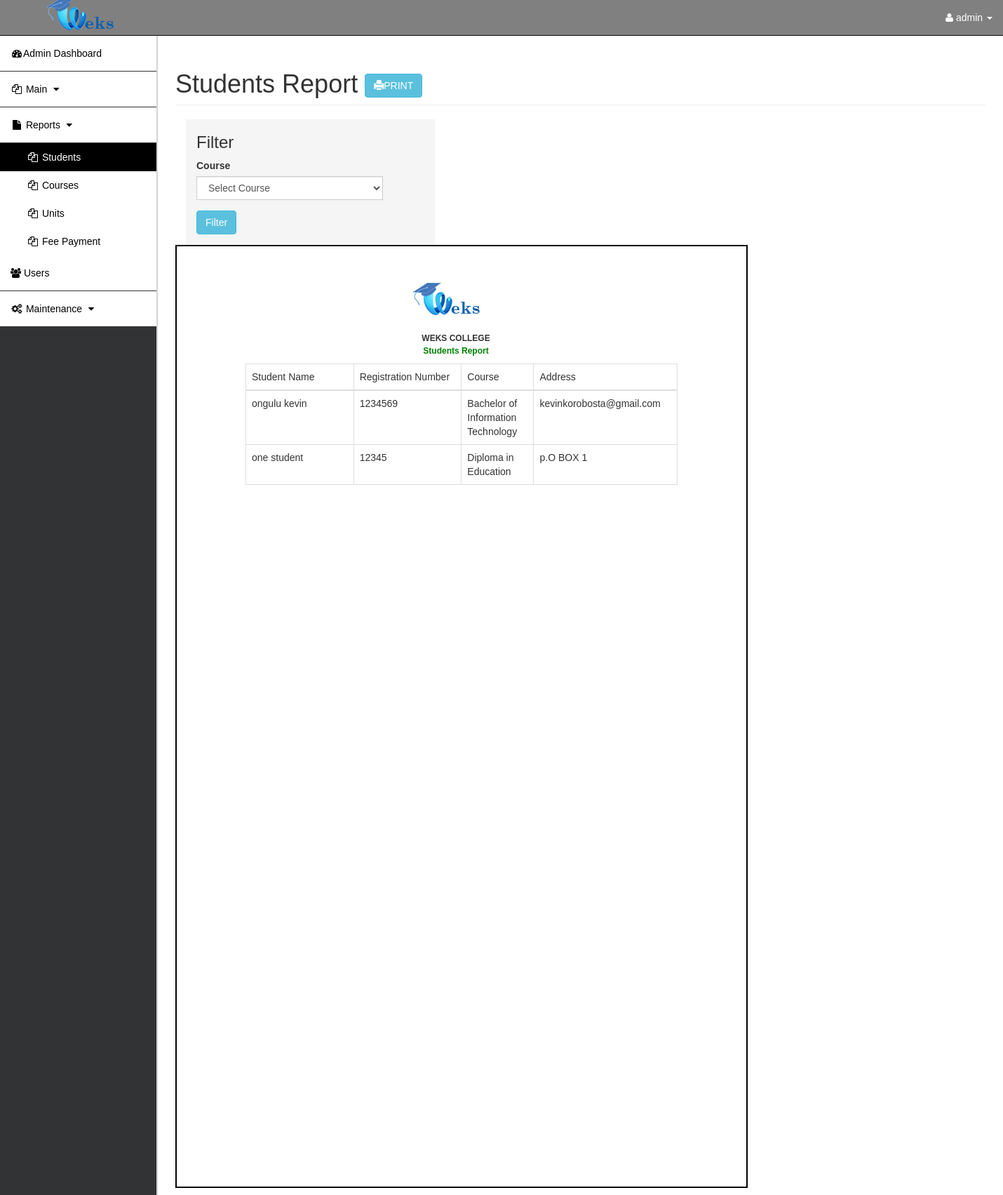
/rms.php?page=students_report (signed in), run on an earlier commit of the app's database.
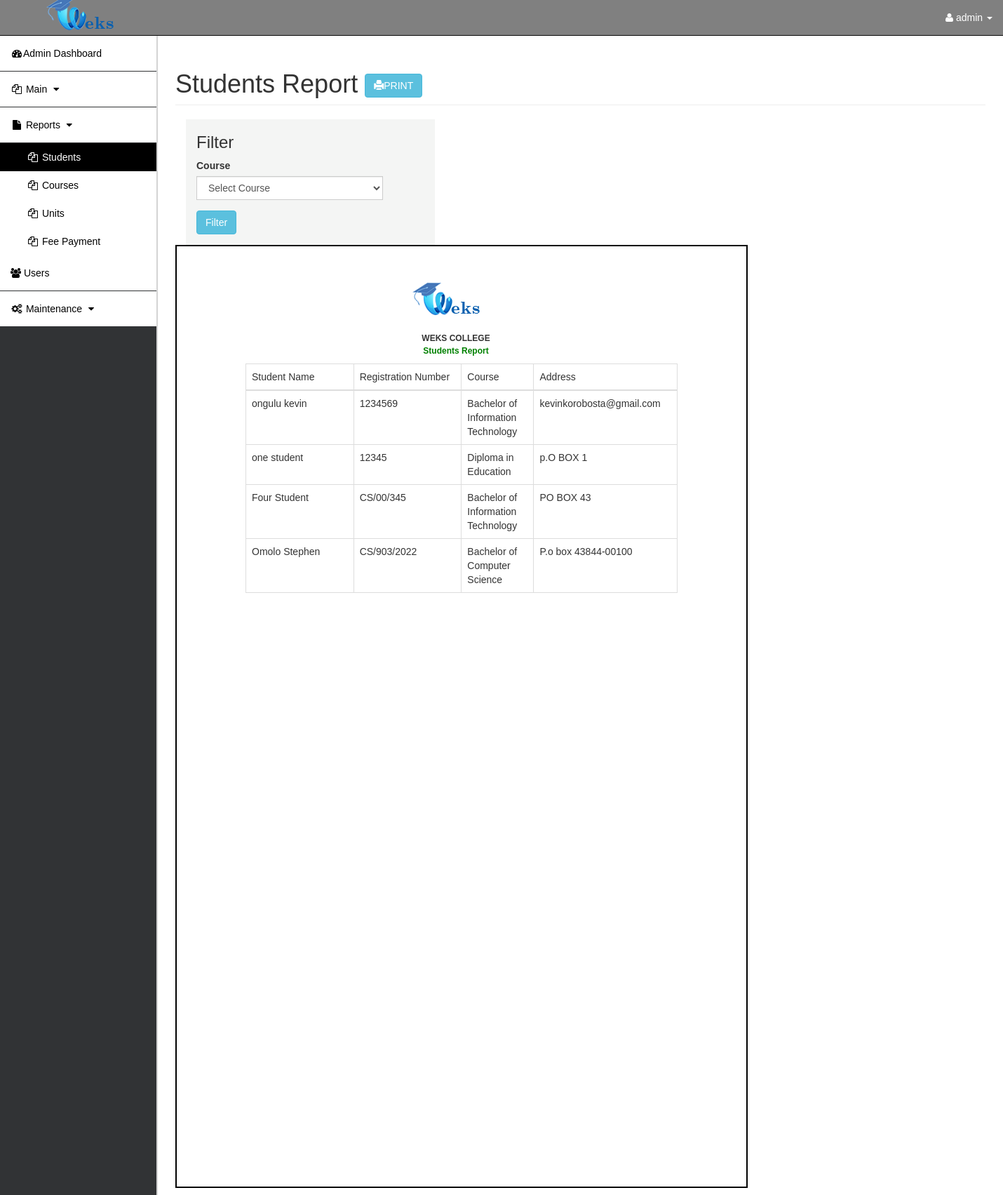
And on a later commit of the database.
### tables this page shows
CREATE TABLE `students` (
  `STUDENT_ID` int(50) NOT NULL,
  `REGISTRATION_NUMBER` varchar(12) NOT NULL,
  `PROGRAM` int(20) NOT NULL,
  `PG_NAME` varchar(100) NOT NULL,
  `PG_ADDRESS` varchar(255) NOT NULL,
  `PG_PHONE` varchar(15) NOT NULL,
  `HS_NAME` varchar(100) NOT NULL,
  `HS_GRADE` varchar(2) NOT NULL,
  `HS_YEAR_COMPLETED` year(4) NOT NULL,
  `USER` int(10) NOT NULL,
  `study_year` int(10) NOT NULL DEFAULT 1
);

CREATE TABLE `user` (
  `USER_ID` int(11) NOT NULL,
  `LASTNAME` varchar(30) NOT NULL,
  `FIRSTNAME` varchar(30) NOT NULL,
  `MIDDLE_NAME` varchar(100) NOT NULL,
  `USERNAME` varchar(100) NOT NULL,
  `USER_TYPE` varchar(15) NOT NULL,
  `ADDRESS` varchar(255) NOT NULL,
  `GENDER` varchar(10) NOT NULL,
  `DOB` date NOT NULL DEFAULT current_timestamp(),
  `EMAIL` varchar(100) NOT NULL,
  `PASSWORD` varchar(255) NOT NULL DEFAULT '0192023a7bbd73250516f069df18b500'
);

CREATE TABLE `program` (
  `PROGRAM_ID` int(20) NOT NULL,
  `PROGRAM` varchar(255) NOT NULL,
  `DESCRIPTION` varchar(50) NOT NULL,
  `no_of_years` int(10) NOT NULL DEFAULT 1
);

### students_report.php (the view, shortened to what this page needs)
<?php session_start();
include 'db.php';
$sub_query='';
?>
<h1 class="page-header">Students Report      <button type="text" class="btn btn-info" onclick="printContent('stud')" >
  <i class="glyphicon glyphicon-print"></i>PRINT</button>
</h1>
<div class="col-md-4" id="">
  <div style="background-color:rgba(208, 212, 209, 0.23);padding-left:30px">
    <div class="row main">
      <div class="main-login main-center">
        <h3 id="head">Filter</h3>
        <form class="" method="post">
          <div class="form-group">
            <label for="sub" class="cols-sm-2 control-label">Course</label>
            <div class="cols-sm-4">
              <div class="input-group">
                <select name="subject_id" class="form-control">
                  <option value="">Select Course</option>
                </select>
              </div>
            </div>
          </div>
          <div class="form-group ">
            <button type="submit" name="verify" class="btn btn-info" id="btn_add">Filter</button>
          </div>
        </form>
      </div>
    </div>
  </div>
</div>
<div class="container">
  <div class="row">
   <div class="col-sm-3">
  </div>
  <br> <br>
  <div class="col-md-8" id="stud" style="padding:50px">
    <img style="margin-left: 40%;" src="asset/images/logo.png"><br><br>
    <div style="margin-left:.5in;margin-right:.5in;margin-top:.1in;margin-bottom:.1in;line-height:1mm;">
     <table>
       <tr>
        <td style="width:20%;">
        </td>
        <td style="width:400px;font-size:12px;line-height:1mm;text-align:center" >
          <p><b>WEKS COLLEGE</b></p>
          <p style="padding:5px; font-weight: bold; color:green" >Students Report</p>
        </td>
      </tr>
    </table>
    <table id="students" class="table table-bordered" >
      <thead>
        <tr id="heads">
          <td style="width:20%">Student Name</th>
            <td style="width:20%">Registration Number</th>
              <td style="width:10%">Course</th>
                <td style="width:10%">Address</th>
                </tr>
              </thead>
              <tbody>
                <?php
                $sql=  mysqli_query($conn, "SELECT * FROM students JOIN user ON students.USER=user.USER_ID JOIN program on students.PROGRAM= program.PROGRAM_ID $sub_query");
                while($row = mysqli_fetch_assoc($sql)) {
                  ?>
                  <tr>
                    <td><?php echo $row['LASTNAME'] . ' ' . $row['FIRSTNAME']. ' ' . $row['MIDDLENAME'] ?></td>
                    <td><?php echo $row['REGISTRATION_NUMBER'] ?></td>
                    <td><?php echo $row['PROGRAM'] ?></td>
                    <td><?php echo $row['ADDRESS'] ?></td>
                  </tr>
                  <?php
                } mysqli_close($conn);
                ?>
              </tbody>
            </table>
          </div>
        </div>
      </div>
    </div>

What changed in the data, as far as the page shows it:
added students: USER.LASTNAME "Four", USER.FIRSTNAME "Student", REGISTRATION_NUMBER "CS/00/345", PROGRAM.PROGRAM "Bachelor of Information Technology", USER.ADDRESS "PO BOX 43"
added students: USER.LASTNAME "Omolo", USER.FIRSTNAME "Stephen", REGISTRATION_NUMBER "CS/903/2022", PROGRAM.PROGRAM "Bachelor of Computer Science", USER.ADDRESS "P.o box 43844-00100"
